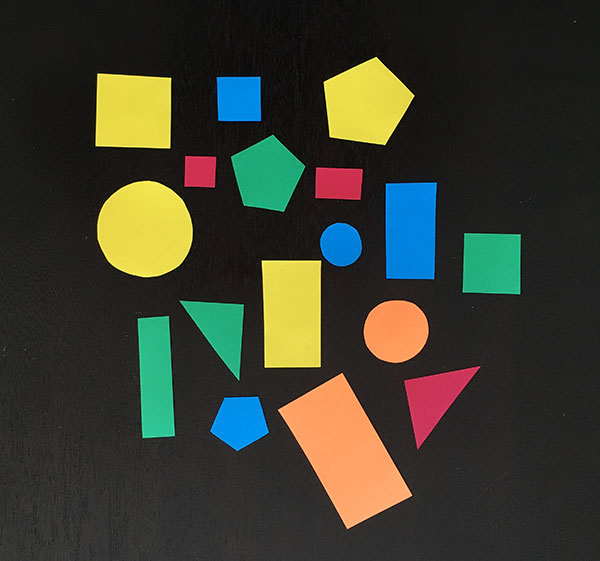
#> input picture shapes_and_colors.jpg, 600 x 561 px
$ python center_of_shape.py --image shapes_and_colors.jpg   (older library calls are emulated)
#> lines starting #> are read from the running program, lines starting #| are printed output that depends on the picture; after the words box and inside, x2 and y2 are one past the last pixel; in counts of white or black regions, pixels touching at a corner belong together
# import the necessary packages
import argparse
import imutils
import cv2
import numpy
import math

# construct the argument parse and parse the arguments
ap = argparse.ArgumentParser()
ap.add_argument("-i", "--image", required=True, help="path to the input image")
args = vars(ap.parse_args())

# load the image, convert it to grayscale, blur it slightly,
# and threshold it
im = cv2.imread(args["image"])
#> im is the input picture: shape (561, 600, 3); mean B, G, R 47.2, 60.1, 58.4
imsize = im.size
#> imsize = 1009800
print(imsize)
#| 1009800
imgray = cv2.cvtColor(im,cv2.COLOR_BGR2GRAY)
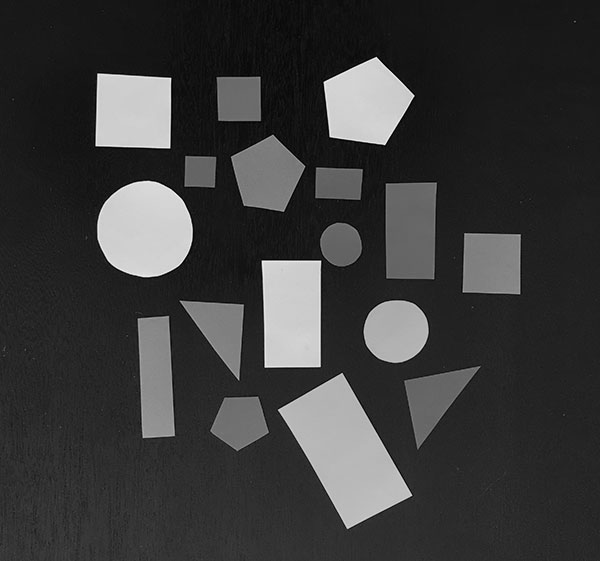
#> imgray: shape (561, 600); min 0, max 243, mean 58.1
imgray = cv2.blur(imgray,(15,15))
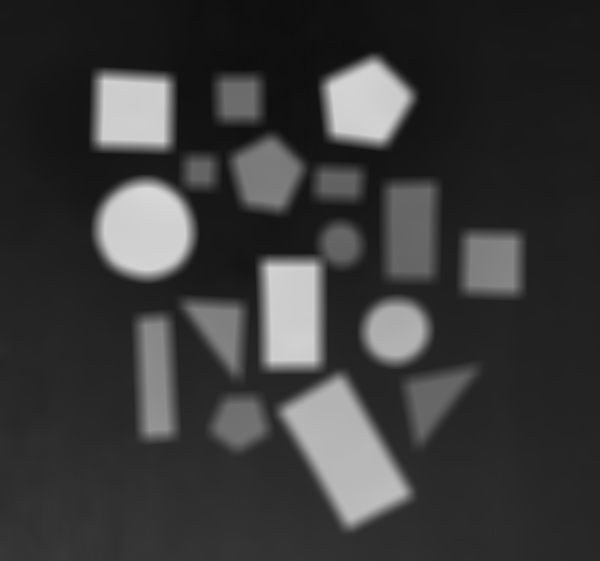
#> imgray: shape (561, 600); min 14, max 216, mean 58.1
#ret,thresh = cv2.threshold(imgray,math.floor(numpy.average(imgray)),255,cv2.THRESH_BINARY_INV)
ret,thresh = cv2.threshold(imgray,60,255,cv2.THRESH_BINARY_INV)
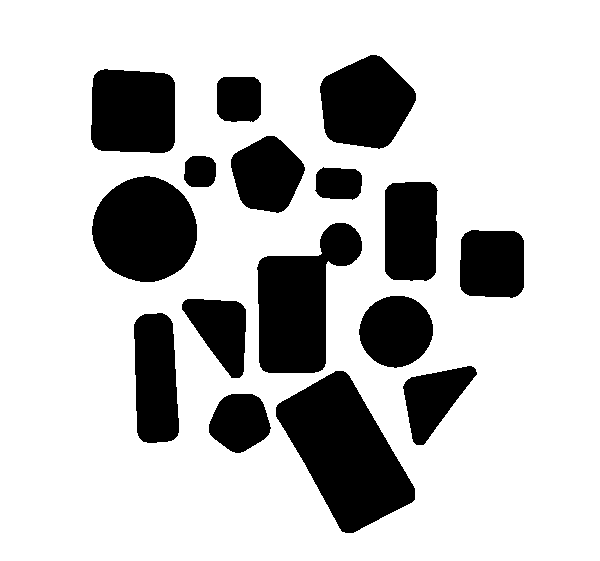
#> thresh: shape (561, 600); 76.6% white; 16 black regions, largest, box (x1, y1, x2, y2) and area: (276, 371, 415, 533) 12434, (257, 223, 362, 373) 9236, (92, 176, 197, 282) 8623
dilated=cv2.morphologyEx(thresh, cv2.MORPH_OPEN, cv2.getStructuringElement(cv2.MORPH_ELLIPSE,(10,10)))
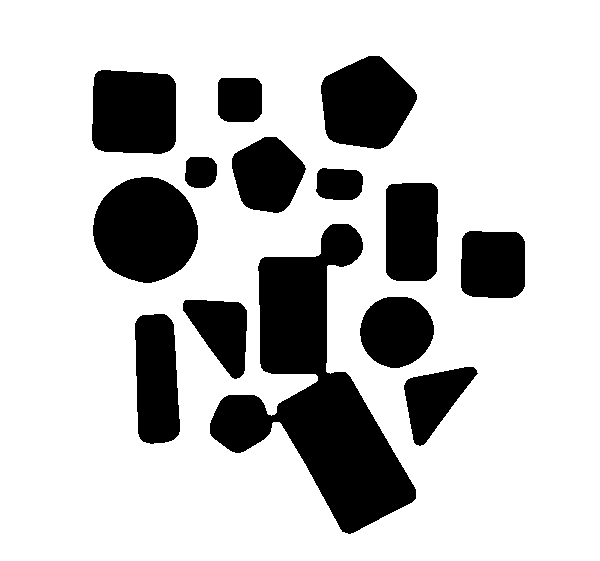
#> dilated: shape (561, 600); 76.6% white; 14 black regions
_,contours,_ = cv2.findContours(thresh,cv2.RETR_LIST,cv2.CHAIN_APPROX_SIMPLE)
#> contours = 17 contours; largest, box (x1, y1, x2, y2) and area: (0, 0, 600, 561) 335440, (275, 370, 416, 534) 12632, (256, 222, 363, 374) 9462, (91, 175, 198, 283) 8772, (90, 68, 176, 154) 6724

new_contours=[]
for c in contours:
    if cv2.contourArea(c) > 0:
      if cv2.contourArea(c) < 1009800:
        new_contours.append(c)
#> this loop made 17 passes
#> c on pass 17: [[0, 0], [0, 560], [599, 560], [599, 0]]
#> after the loop, new_contours has the same summary as contours

print(len(contours))
#| 17
print(len(new_contours))
#| 17
best_box=[-1,-1,-1,-1]
for c in new_contours:
  x,y,w,h = cv2.boundingRect(c)
  if best_box[0] < 0:
    best_box=[x,y,x+w,y+h]
  else:
    if x<best_box[0]:
      best_box[0]=x
    if y<best_box[1]:
      best_box[1]=y
    if x+w>best_box[2]:
      best_box[2]=x+w
    if y+h>best_box[3]:
      best_box[3]=y+h
  cv2.rectangle(im, (best_box[0],best_box[1]), (best_box[2],best_box[3]), (255, 255, 0), 2)
#> this loop made 17 passes
#> (x, y, w, h) on pass 1: (208, 393, 64, 61)
#> (x, y, w, h) on passes 2 to 7: (275, 370, 141, 164), (402, 365, 76, 81), (133, 312, 47, 132), (181, 298, 66, 81), (358, 295, 76, 74), (459, 229, 66, 70)
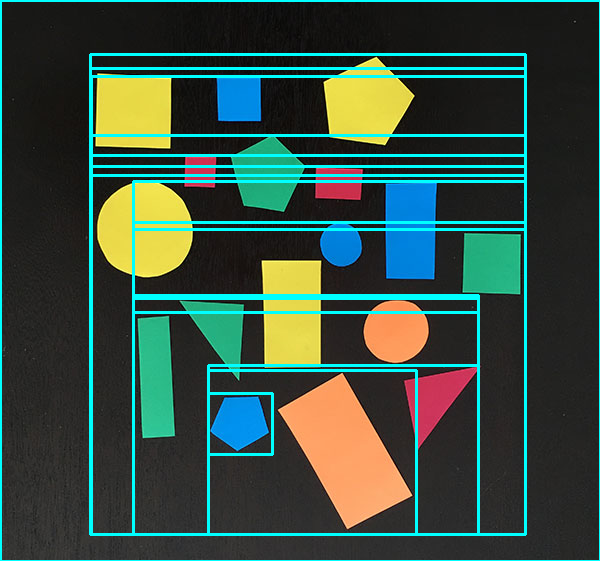
#> im: shape (561, 600, 3); 8.47% of pixels changed, all inside (x1, y1, x2, y2) = (0, 0, 600, 561)
#> after the loop, best_box = [0, 0, 600, 561]

#print(len(cnts))

# resize the output window
cv2.namedWindow("Image", cv2.WINDOW_NORMAL)
cv2.namedWindow("Thresh", cv2.WINDOW_NORMAL)
#cv2.resizeWindow("Image", 600,600)

# show the image
cv2.imshow("Image", im)
cv2.imshow("Thresh", dilated)
cv2.waitKey(0)
